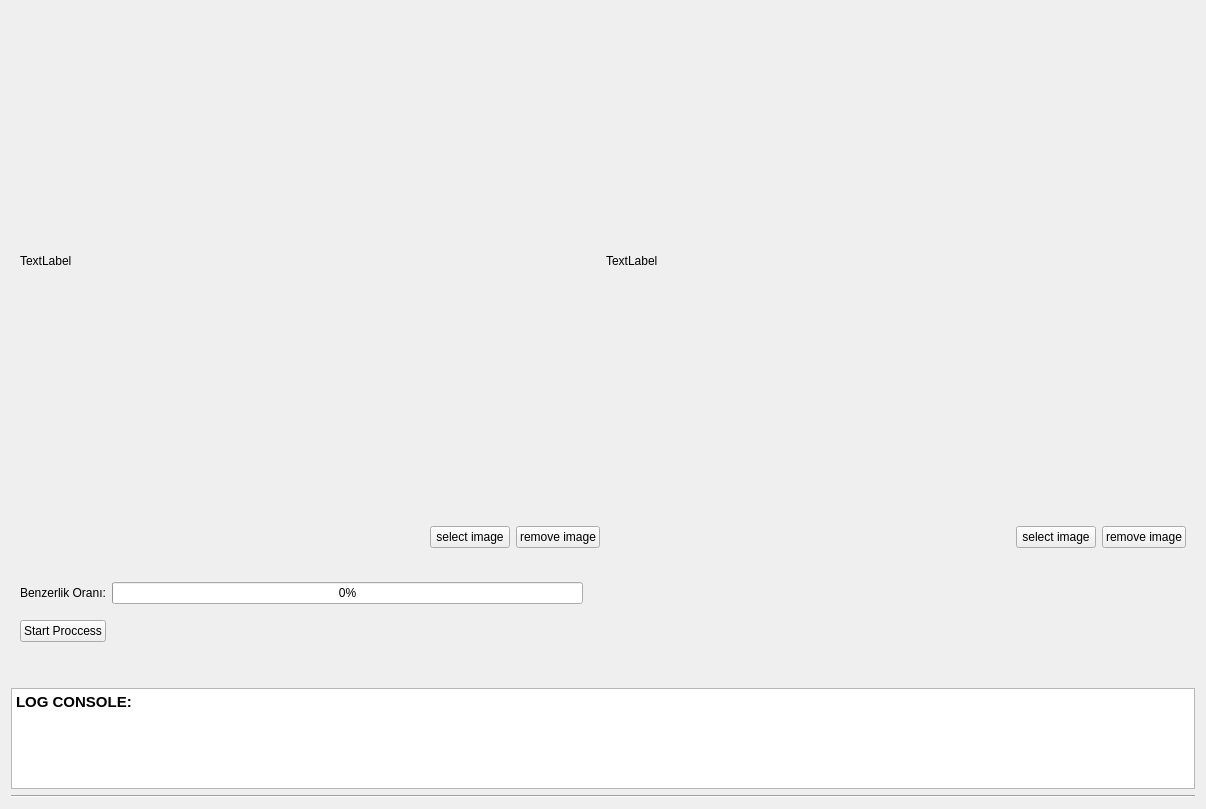
<?xml version="1.0" encoding="UTF-8"?>
<ui version="4.0">
 <class>FaceVerificationWidget</class>
 <widget class="QWidget" name="FaceVerificationWidget">
  <property name="geometry">
   <rect>
    <x>0</x>
    <y>0</y>
    <width>1206</width>
    <height>775</height>
   </rect>
  </property>
  <property name="windowTitle">
   <string>Form</string>
  </property>
  <layout class="QGridLayout" name="gridLayout_3">
   <item row="3" column="0">
    <widget class="QTextBrowser" name="textBrowser_logConsole">
     <property name="minimumSize">
      <size>
       <width>0</width>
       <height>101</height>
      </size>
     </property>
     <property name="styleSheet">
      <string notr="true">font: 11pt &quot;Hack&quot;;</string>
     </property>
     <property name="html">
      <string>&lt;!DOCTYPE HTML PUBLIC &quot;-//W3C//DTD HTML 4.0//EN&quot; &quot;http://www.w3.org/TR/REC-html40/strict.dtd&quot;&gt;
&lt;html&gt;&lt;head&gt;&lt;meta name=&quot;qrichtext&quot; content=&quot;1&quot; /&gt;&lt;style type=&quot;text/css&quot;&gt;
p, li { white-space: pre-wrap; }
&lt;/style&gt;&lt;/head&gt;&lt;body style=&quot; font-family:'Hack'; font-size:11pt; font-weight:400; font-style:normal;&quot;&gt;
&lt;p style=&quot; margin-top:0px; margin-bottom:0px; margin-left:0px; margin-right:0px; -qt-block-indent:0; text-indent:0px;&quot;&gt;&lt;span style=&quot; font-family:'Cantarell'; font-weight:600;&quot;&gt;LOG CONSOLE:&lt;/span&gt;&lt;/p&gt;&lt;/body&gt;&lt;/html&gt;</string>
     </property>
    </widget>
   </item>
   <item row="5" column="0">
    <spacer name="verticalSpacer">
     <property name="orientation">
      <enum>Qt::Vertical</enum>
     </property>
     <property name="sizeHint" stdset="0">
      <size>
       <width>20</width>
       <height>40</height>
      </size>
     </property>
    </spacer>
   </item>
   <item row="2" column="0">
    <widget class="QWidget" name="widget_5" native="true">
     <property name="minimumSize">
      <size>
       <width>1179</width>
       <height>119</height>
      </size>
     </property>
     <layout class="QGridLayout" name="gridLayout">
      <item row="0" column="0">
       <widget class="QLabel" name="label_3">
        <property name="styleSheet">
         <string notr="true">font: 11pt &quot;Hack&quot;;</string>
        </property>
        <property name="text">
         <string>Benzerlik Oranı:</string>
        </property>
       </widget>
      </item>
      <item row="0" column="1">
       <widget class="QProgressBar" name="progressBar_similarityBar">
        <property name="minimumSize">
         <size>
          <width>471</width>
          <height>0</height>
         </size>
        </property>
        <property name="maximumSize">
         <size>
          <width>471</width>
          <height>16777215</height>
         </size>
        </property>
        <property name="value">
         <number>0</number>
        </property>
       </widget>
      </item>
      <item row="1" column="0">
       <widget class="QPushButton" name="pushButton_startVerification">
        <property name="styleSheet">
         <string notr="true">font: 11pt &quot;Hack&quot;;</string>
        </property>
        <property name="text">
         <string>Start Proccess</string>
        </property>
       </widget>
      </item>
      <item row="2" column="2">
       <spacer name="horizontalSpacer_3">
        <property name="orientation">
         <enum>Qt::Horizontal</enum>
        </property>
        <property name="sizeHint" stdset="0">
         <size>
          <width>40</width>
          <height>20</height>
         </size>
        </property>
       </spacer>
      </item>
     </layout>
    </widget>
   </item>
   <item row="6" column="0">
    <widget class="Line" name="line_2">
     <property name="orientation">
      <enum>Qt::Horizontal</enum>
     </property>
    </widget>
   </item>
   <item row="1" column="0">
    <widget class="QWidget" name="widget_4" native="true">
     <layout class="QGridLayout" name="gridLayout_5">
      <item row="0" column="2">
       <widget class="QPushButton" name="pushButton_removeSourceImage">
        <property name="styleSheet">
         <string notr="true">font: 11pt &quot;Hack&quot;;</string>
        </property>
        <property name="text">
         <string>remove image</string>
        </property>
       </widget>
      </item>
      <item row="0" column="5">
       <widget class="QPushButton" name="pushButton_removeTargetImage">
        <property name="styleSheet">
         <string notr="true">font: 11pt &quot;Hack&quot;;</string>
        </property>
        <property name="text">
         <string>remove image</string>
        </property>
       </widget>
      </item>
      <item row="0" column="0">
       <spacer name="horizontalSpacer_2">
        <property name="orientation">
         <enum>Qt::Horizontal</enum>
        </property>
        <property name="sizeHint" stdset="0">
         <size>
          <width>40</width>
          <height>20</height>
         </size>
        </property>
       </spacer>
      </item>
      <item row="0" column="3">
       <spacer name="horizontalSpacer">
        <property name="orientation">
         <enum>Qt::Horizontal</enum>
        </property>
        <property name="sizeHint" stdset="0">
         <size>
          <width>40</width>
          <height>20</height>
         </size>
        </property>
       </spacer>
      </item>
      <item row="0" column="4">
       <widget class="QPushButton" name="pushButton_selectTargetImage">
        <property name="styleSheet">
         <string notr="true">font: 11pt &quot;Hack&quot;;</string>
        </property>
        <property name="text">
         <string>select image</string>
        </property>
       </widget>
      </item>
      <item row="0" column="1">
       <widget class="QPushButton" name="pushButton_selectSourceImage">
        <property name="styleSheet">
         <string notr="true">font: 11pt &quot;Hack&quot;;</string>
        </property>
        <property name="text">
         <string>select image</string>
        </property>
       </widget>
      </item>
     </layout>
    </widget>
   </item>
   <item row="0" column="0">
    <widget class="QWidget" name="widget" native="true">
     <property name="minimumSize">
      <size>
       <width>0</width>
       <height>500</height>
      </size>
     </property>
     <layout class="QGridLayout" name="gridLayout_2">
      <item row="0" column="0">
       <widget class="QLabel" name="label_sourceImage">
        <property name="text">
         <string>TextLabel</string>
        </property>
       </widget>
      </item>
      <item row="0" column="1">
       <widget class="QLabel" name="label_targetImage">
        <property name="text">
         <string>TextLabel</string>
        </property>
       </widget>
      </item>
     </layout>
    </widget>
   </item>
   <item row="4" column="0">
    <spacer name="verticalSpacer_2">
     <property name="orientation">
      <enum>Qt::Vertical</enum>
     </property>
     <property name="sizeHint" stdset="0">
      <size>
       <width>20</width>
       <height>40</height>
      </size>
     </property>
    </spacer>
   </item>
  </layout>
 </widget>
 <resources/>
 <connections/>
</ui>
